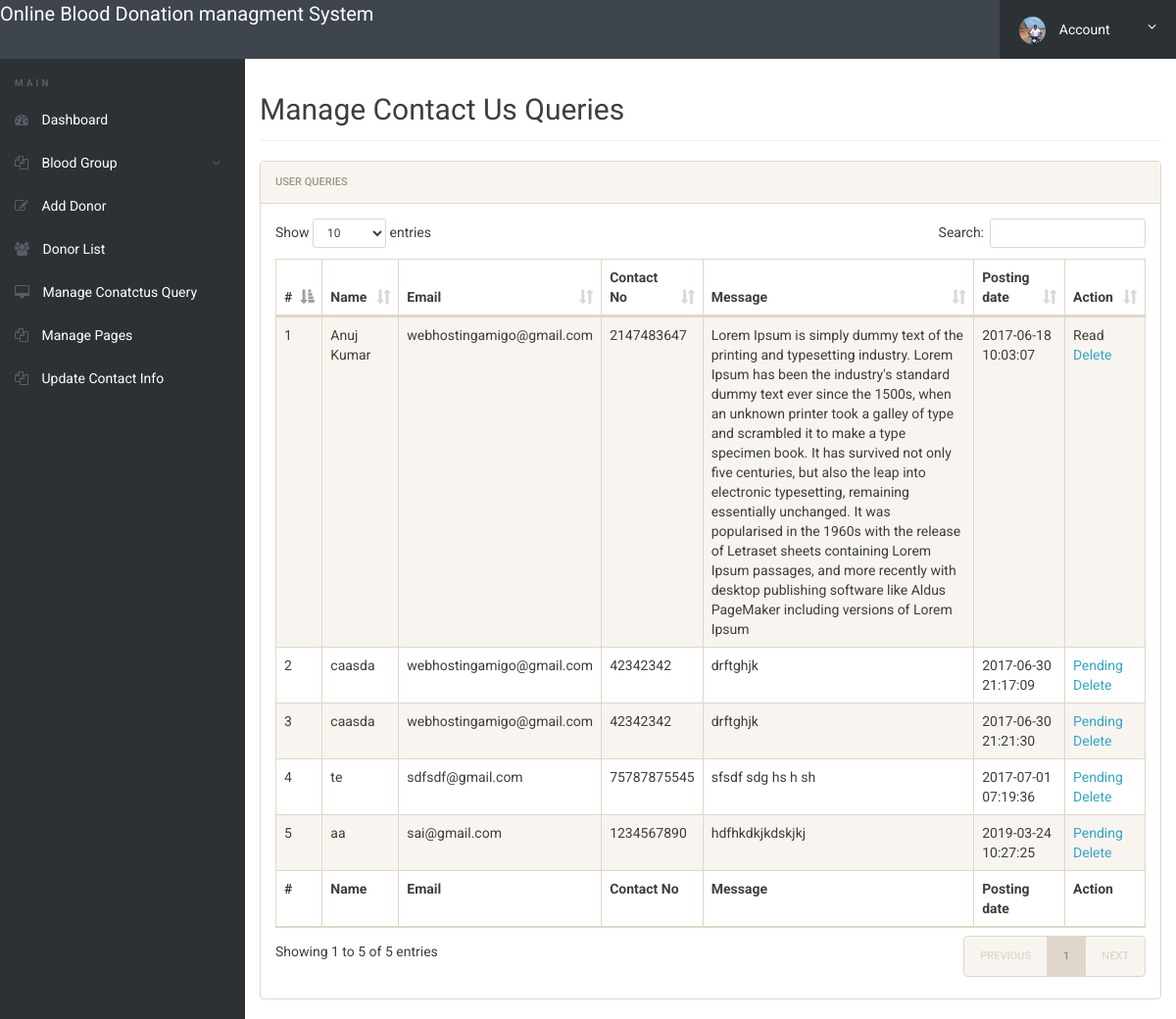
/admin/manage-conactusquery.php (signed in), run on the app's committed database.
### tables this page shows
CREATE TABLE IF NOT EXISTS `tblcontactusquery` (
  `id` int(11) NOT NULL AUTO_INCREMENT,
  `name` varchar(100) DEFAULT NULL,
  `EmailId` varchar(120) DEFAULT NULL,
  `ContactNumber` char(11) DEFAULT NULL,
  `Message` longtext,
  `PostingDate` timestamp NOT NULL DEFAULT CURRENT_TIMESTAMP,
  `status` int(11) DEFAULT NULL,
  PRIMARY KEY (`id`)
);

### admin/manage-conactusquery.php (the view, shortened to what this page needs)
<?php
include('includes/config.php');
if(strlen($_SESSION['alogin'])==0)
	{
header('location:index.php');
}
else{
 ?>
<!doctype html>
<html lang="en" class="no-js">
<head>
	<link rel="stylesheet" href="css/font-awesome.min.css">
	<link rel="stylesheet" href="css/bootstrap.min.css">
	<link rel="stylesheet" href="css/dataTables.bootstrap.min.css">
	<link rel="stylesheet" href="css/bootstrap-social.css">
	<link rel="stylesheet" href="css/bootstrap-select.css">
	<link rel="stylesheet" href="css/fileinput.min.css">
	<link rel="stylesheet" href="css/awesome-bootstrap-checkbox.css">
	<link rel="stylesheet" href="css/style.css">
</head>
<body>
	<?php include('includes/header.php');?>
	<div class="ts-main-content">
		<?php include('includes/leftbar.php');?>
		<div class="content-wrapper">
			<div class="container-fluid">
				<div class="row">
					<div class="col-md-12">
						<h2 class="page-title">Manage Contact Us Queries</h2>
						<div class="panel panel-default">
							<div class="panel-heading">User queries</div>
							<div class="panel-body">
								<table id="zctb" class="display table table-striped table-bordered table-hover" cellspacing="0" width="100%">
									<thead>
										<tr>
										<th>#</th>
											<th>Name</th>
											<th>Email</th>
											<th>Contact No</th>
											<th>Message</th>
											<th>Posting date</th>
											<th>Action</th>
										</tr>
									</thead>
									<tfoot>
										<tr>
										<th>#</th>
											<th>Name</th>
											<th>Email</th>
											<th>Contact No</th>
											<th>Message</th>
											<th>Posting date</th>
											<th>Action</th>
										</tr>
									</tfoot>
									<tbody>
									<?php $sql = "SELECT * from  tblcontactusquery ";
$query = $dbh -> prepare($sql);
$query->execute();
$results=$query->fetchAll(PDO::FETCH_OBJ);
$cnt=1;
if($query->rowCount() > 0)
{
foreach($results as $result)
{				?>
										<tr>
											<td><?php echo htmlentities($cnt);?></td>
											<td><?php echo htmlentities($result->name);?></td>
											<td><?php echo htmlentities($result->EmailId);?></td>
											<td><?php echo htmlentities($result->ContactNumber);?></td>
											<td><?php echo htmlentities($result->Message);?></td>
											<td><?php echo htmlentities($result->PostingDate);?></td>
																<?php if($result->status==1)
{
	?><td>Read<br />
		<a href="manage-conactusquery.php?del=<?php echo htmlentities($result->id);?>" onclick="return confirm('Do you really want to read')" >Delete</a></td>
<?php } else {?>
<td><a href="manage-conactusquery.php?eid=<?php echo htmlentities($result->id);?>" onclick="return confirm('Do you really want to read')" >Pending</a><br />
	<a href="manage-conactusquery.php?eid=<?php echo htmlentities($result->id);?>" onclick="return confirm('Do you really want to read')" >Delete</a>
</td>
<?php } ?>
										</tr>
										<?php $cnt=$cnt+1; }} ?>
									</tbody>
								</table>
							</div>
						</div>
					</div>
				</div>
			</div>
		</div>
	</div>
</body>
</html>
<?php } ?>

### admin/css/style.css (style rules this page uses)
html { font-size: 14px; }
@media only screen and (min-width: 480px) { html { font-size: 17px; } }
@media only screen and (min-width: 768px) { html { font-size: 14px; } }
body { font-size: 1em; }
a { color: #37a6c4; }
.panel { overflow: hidden; }
.page-title { padding-bottom: 15px; margin-bottom: 20px; border-bottom: 1px solid #f0f0f0; }
.ts-main-content .content-wrapper { padding-top: 15px; margin-top: 60px; }
@media only screen and (min-width: 992px) { .ts-main-content .content-wrapper { margin-left: 250px; } }

### data on the page
tblcontactusquery: name "Anuj Kumar", EmailId "webhostingamigo@gmail.com", ContactNumber "2147483647", Message "Lorem Ipsum is simply dummy text of the printing and typesetting industry. Lorem Ipsum has been the industry's standard dummy text ever since the 1500s, when an unknown printer took a galley of type and scrambled it to make a type specimen book. It has survived not only five centuries, but also the leap into electronic typesetting, remaining essentially unchanged. It was popularised in the 1960s with the release of Letraset sheets containing Lorem Ipsum passages, and more recently with desktop publishing software like Aldus PageMaker including versions of Lorem Ipsum", PostingDate "2017-06-18 10:03:07"
tblcontactusquery: name "caasda", EmailId "webhostingamigo@gmail.com", ContactNumber "42342342", Message "drftghjk", PostingDate "2017-06-30 21:17:09"
tblcontactusquery: name "caasda", EmailId "webhostingamigo@gmail.com", ContactNumber "42342342", Message "drftghjk", PostingDate "2017-06-30 21:21:30"
tblcontactusquery: name "te", EmailId "sdfsdf@gmail.com", ContactNumber "75787875545", Message "sfsdf sdg hs h sh", PostingDate "2017-07-01 07:19:36"
tblcontactusquery: name "aa", EmailId "sai@gmail.com", ContactNumber "1234567890", Message "hdfhkdkjkdskjkj", PostingDate "2019-03-24 10:27:25"
